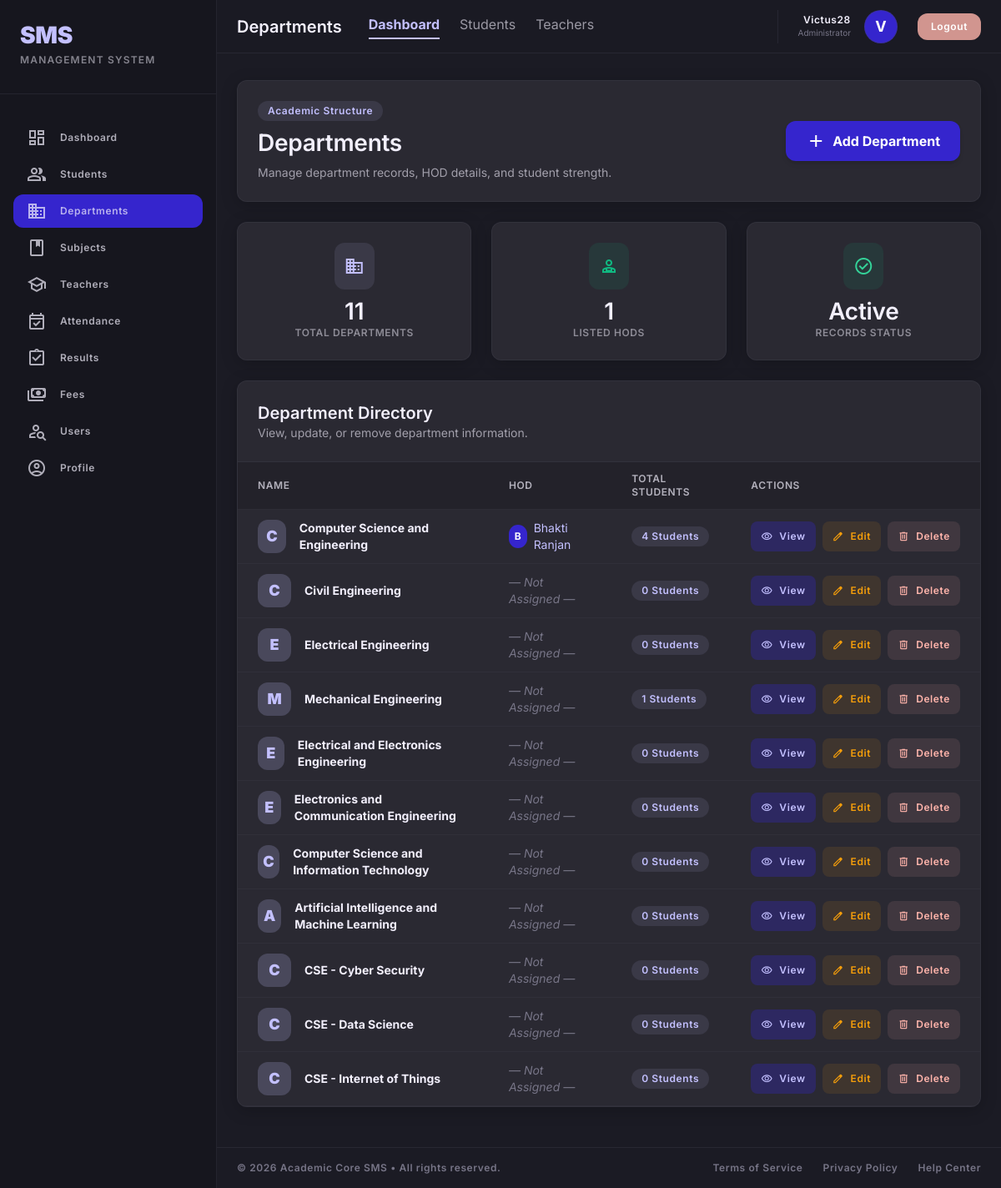
/departments/ (signed in), run on an earlier commit of the app's database.
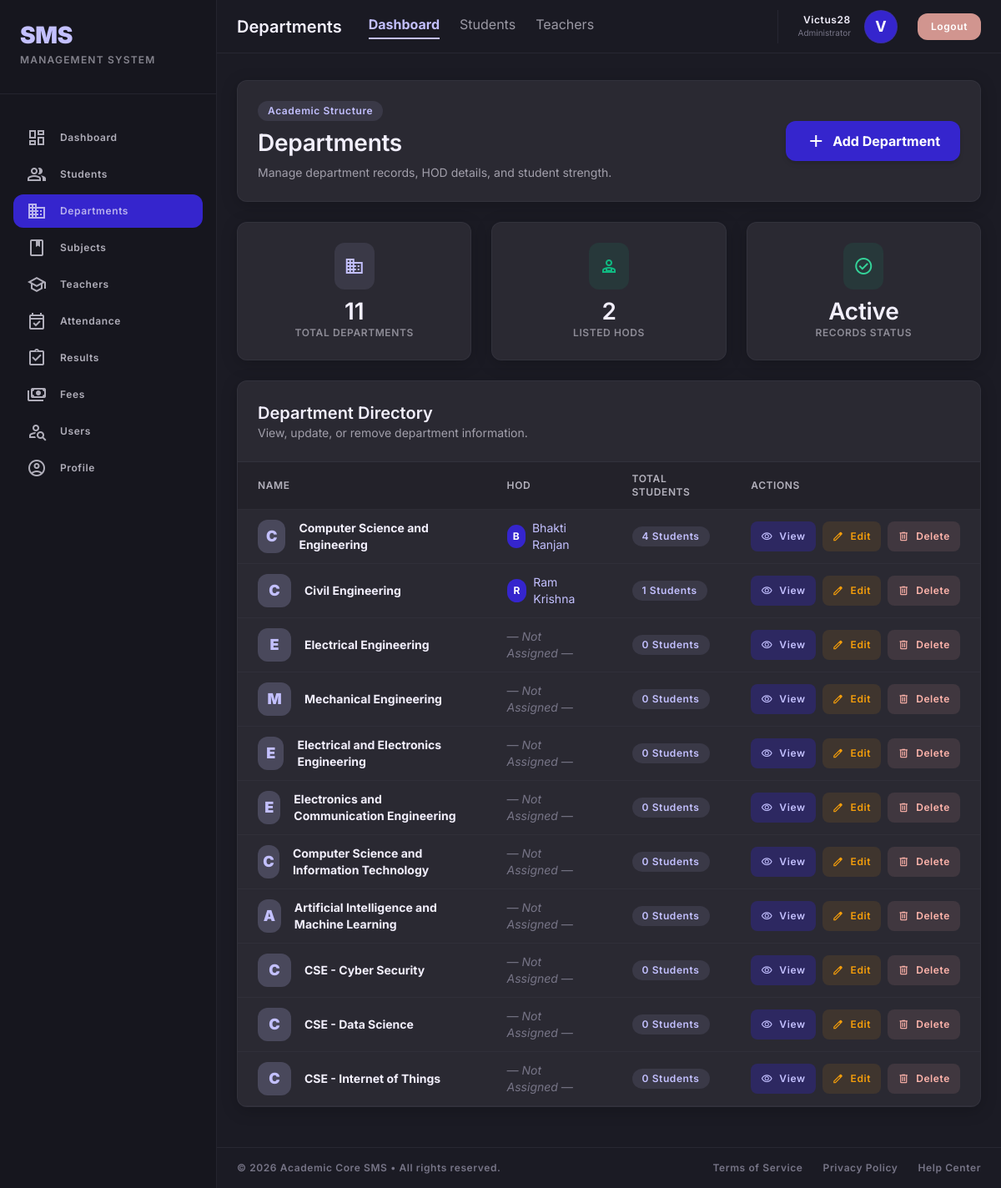
And on a later commit of the database.
### StudentManage_app/models.py (models this page shows, shortened)
class Department(models.Model):
    name = models.CharField(max_length=100)
    hod = models.ForeignKey(
        'Teacher',  # Use string reference to avoid circular import
        on_delete=models.SET_NULL,  # Keep department if teacher is deleted
        null=True,
        blank=True,
        related_name='headed_departments'  # Access from Teacher side
    )
    @property
    def total_students(self):
        return self.students.count()

class Teacher(models.Model):
    teacher_id = models.CharField(max_length=20, unique=True,null=True,blank=True)
    name = models.CharField(max_length=100)
    email = models.EmailField(unique=True)
    phone = models.CharField(max_length=15)
    qualification = models.CharField(max_length=100, null=True, blank=True)
    experience = models.IntegerField(default=0)
    department = models.ForeignKey(Department, on_delete=models.CASCADE)
    joining_date = models.DateField(null=True, blank=True)
    status = models.BooleanField(default=True)
    created_at = models.DateTimeField(null=True, blank=True)
    password_hash = models.CharField(max_length=128, blank=True, null=True)
    is_teacher_admin = models.BooleanField(default=False, help_text="Can manage other teachers")

### StudentManage_app/views.py (the view)
# urls.py: path('departments/',views.department_list,name='department_list'),
@login_required
def department_list(request):
    departments = Department.objects.select_related('hod').all()
    hod_count = departments.filter(hod__isnull=False).count()
    return render(request, 'StudentManage_app/departments.html', {
        'departments': departments,
        'hod_count': hod_count
    })

### StudentManage_app/templates/StudentManage_app/departments.html (shortened to what the changed rows need)
{% extends 'base.html' %}
{% block content %}
<section class="card-shadow bg-surface-container rounded-xl p-md flex flex-col md:flex-row justify-between items-start md:items-center gap-md border border-outline-variant/30">
    <div>
        <h1 class="text-headline-lg font-headline-lg text-on-surface">Departments</h1>
    </div>
</section>
<section class="grid grid-cols-1 sm:grid-cols-3 gap-gutter">
    <div class="card-shadow bg-surface-container rounded-xl p-md border border-outline-variant/30 flex flex-col items-center text-center">
        <div class="p-3 bg-success/10 rounded-xl mb-xs">
            <span class="material-symbols-outlined text-2xl text-success">person_apron</span>
        </div>
        <div class="text-headline-lg font-headline-lg text-on-surface">{{ hod_count|default:"0" }}</div>
        <div class="text-label-md font-label-md text-on-surface/50 uppercase tracking-wider">Listed HODs</div>
    </div>
</section>
<section class="card-shadow bg-surface-container rounded-xl border border-outline-variant/30 overflow-hidden">
    <div class="p-md border-b border-outline-variant/30 flex flex-col sm:flex-row justify-between items-start sm:items-center gap-sm">
        <div>
            <h2 class="text-headline-md font-headline-md text-on-surface">Department Directory</h2>
        </div>
    </div>
    <div class="overflow-x-auto">
        <table class="w-full">
            <thead>
                <tr class="border-b border-outline-variant/30 bg-surface-container-low">
                    <th class="text-left px-md py-3 text-label-md font-label-md text-on-surface/70 uppercase tracking-wider">Name</th>
                    <th class="text-left px-md py-3 text-label-md font-label-md text-on-surface/70 uppercase tracking-wider">HOD</th>
                    <th class="text-left px-md py-3 text-label-md font-label-md text-on-surface/70 uppercase tracking-wider">Total Students</th>
                    <th class="text-left px-md py-3 text-label-md font-label-md text-on-surface/70 uppercase tracking-wider">Actions</th>
                </tr>
            </thead>
            <tbody>
                {% for department in departments %}
                <tr class="border-b border-outline-variant/20 hover:bg-surface-container-high/50 transition-colors group">
                    <td class="px-md py-3">
                        <div class="flex items-center gap-sm">
                            <div class="w-10 h-10 rounded-xl bg-primary/20 text-primary flex items-center justify-center font-black text-lg">
                                {{ department.name|slice:":1"|upper }}
                            </div>
                            <strong class="text-body-md font-bold text-on-surface">{{ department.name }}</strong>
                        </div>
                    </td>
                    <td class="px-md py-3">
                        {% if department.hod %}
                        <a href="{% url 'teacher_detail' department.hod.id %}" class="flex items-center gap-xs group/hod">
                            <div class="w-7 h-7 rounded-full bg-primary-container text-on-primary flex items-center justify-center text-xs font-bold">
                                {{ department.hod.name|first|upper }}
                            </div>
                            <span class="text-body-md text-primary group-hover/hod:underline transition-all">{{ department.hod.name }}</span>
                        </a>
                        {% else %}
                        <span class="text-body-md text-outline italic">— Not Assigned —</span>
                        {% endif %}
                    </td>
                    <td class="px-md py-3">
                        <span class="inline-flex items-center px-3 py-1 bg-primary/10 text-primary rounded-full text-label-md font-label-md">
                            {{ department.total_students|default:"0" }} Students
                        </span>
                    </td>
                    <td class="px-md py-3">
                        <div class="flex items-center gap-xs">
                            <a href="{% url 'department_detail' department.id %}"
                                class="flex items-center gap-xs px-3 py-2 bg-primary-container/30 text-primary rounded-lg hover:bg-primary-container hover:text-on-primary transition-all text-label-md font-label-md"
                                title="View">
                                <span class="material-symbols-outlined text-sm">visibility</span>
                                View
                            </a>
                            <a href="{% url 'edit_department' department.id %}"
                                class="flex items-center gap-xs px-3 py-2 bg-warning/10 text-warning rounded-lg hover:bg-warning hover:text-white transition-all text-label-md font-label-md"
                                title="Edit">
                                <span class="material-symbols-outlined text-sm">edit</span>
                                Edit
                            </a>
                            <a href="{% url 'delete_department' department.id %}"
                                class="flex items-center gap-xs px-3 py-2 bg-error/10 text-error rounded-lg hover:bg-error hover:text-on-error transition-all text-label-md font-label-md"
                                title="Delete"
                                onclick="return confirm('Are you sure you want to delete {{ department.name }}?')">
                                <span class="material-symbols-outlined text-sm">delete</span>
                                Delete
                            </a>
                        </div>
                    </td>
                </tr>
                {% endfor %}
            </tbody>
        </table>
    </div>
</section>
{% endblock %}

What changed in the data, as far as the page shows it:
changed Department "Civil Engineering": hod.name|first (not shown) → "R"; hod.name (not shown) → "Ram Krishna"; total_students "0" → "1"; no longer shows "— Not Assigned —"
computed for Department "Mechanical Engineering": total_students "1" → "0"
Also different on the page:
{{ hod_count|default:"0" }}: "1" → "2"
